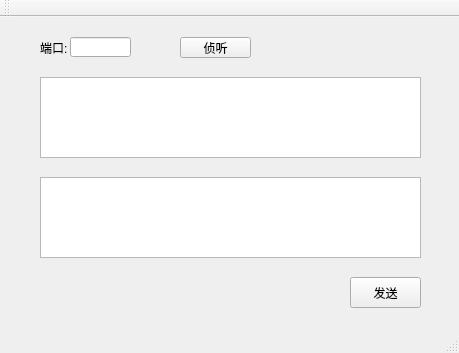
<?xml version="1.0" encoding="UTF-8"?>
<ui version="4.0">
 <class>MainWindow</class>
 <widget class="QMainWindow" name="MainWindow">
  <property name="geometry">
   <rect>
    <x>0</x>
    <y>0</y>
    <width>459</width>
    <height>353</height>
   </rect>
  </property>
  <property name="windowTitle">
   <string>MainWindow</string>
  </property>
  <widget class="QWidget" name="centralWidget">
   <widget class="QPushButton" name="pushButton_Send">
    <property name="geometry">
     <rect>
      <x>350</x>
      <y>260</y>
      <width>71</width>
      <height>31</height>
     </rect>
    </property>
    <property name="text">
     <string>发送</string>
    </property>
   </widget>
   <widget class="QPushButton" name="pushButton_Listen">
    <property name="geometry">
     <rect>
      <x>180</x>
      <y>20</y>
      <width>71</width>
      <height>21</height>
     </rect>
    </property>
    <property name="text">
     <string>侦听</string>
    </property>
   </widget>
   <widget class="QTextEdit" name="textEdit_Send">
    <property name="geometry">
     <rect>
      <x>40</x>
      <y>160</y>
      <width>381</width>
      <height>81</height>
     </rect>
    </property>
   </widget>
   <widget class="QLabel" name="label">
    <property name="enabled">
     <bool>true</bool>
    </property>
    <property name="geometry">
     <rect>
      <x>40</x>
      <y>20</y>
      <width>41</width>
      <height>21</height>
     </rect>
    </property>
    <property name="text">
     <string>端口:</string>
    </property>
   </widget>
   <widget class="QTextEdit" name="textEdit_Recv">
    <property name="geometry">
     <rect>
      <x>40</x>
      <y>60</y>
      <width>381</width>
      <height>81</height>
     </rect>
    </property>
   </widget>
   <widget class="QLineEdit" name="lineEdit_Port">
    <property name="geometry">
     <rect>
      <x>70</x>
      <y>20</y>
      <width>61</width>
      <height>20</height>
     </rect>
    </property>
   </widget>
  </widget>
  <widget class="QMenuBar" name="menuBar">
   <property name="geometry">
    <rect>
     <x>0</x>
     <y>0</y>
     <width>459</width>
     <height>23</height>
    </rect>
   </property>
  </widget>
  <widget class="QToolBar" name="mainToolBar">
   <attribute name="toolBarArea">
    <enum>TopToolBarArea</enum>
   </attribute>
   <attribute name="toolBarBreak">
    <bool>false</bool>
   </attribute>
  </widget>
  <widget class="QStatusBar" name="statusBar"/>
 </widget>
 <layoutdefault spacing="6" margin="11"/>
 <resources/>
 <connections/>
</ui>
